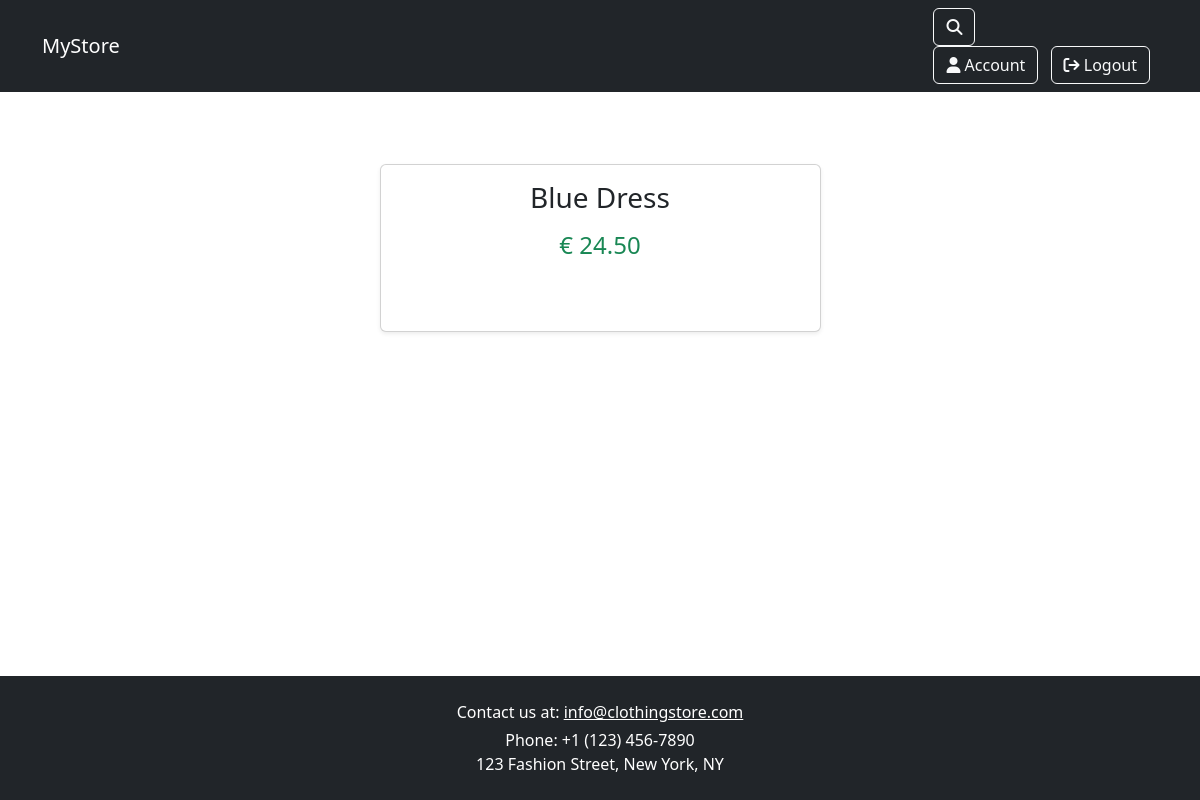
/products/product/1, run on an earlier commit of the app's database.
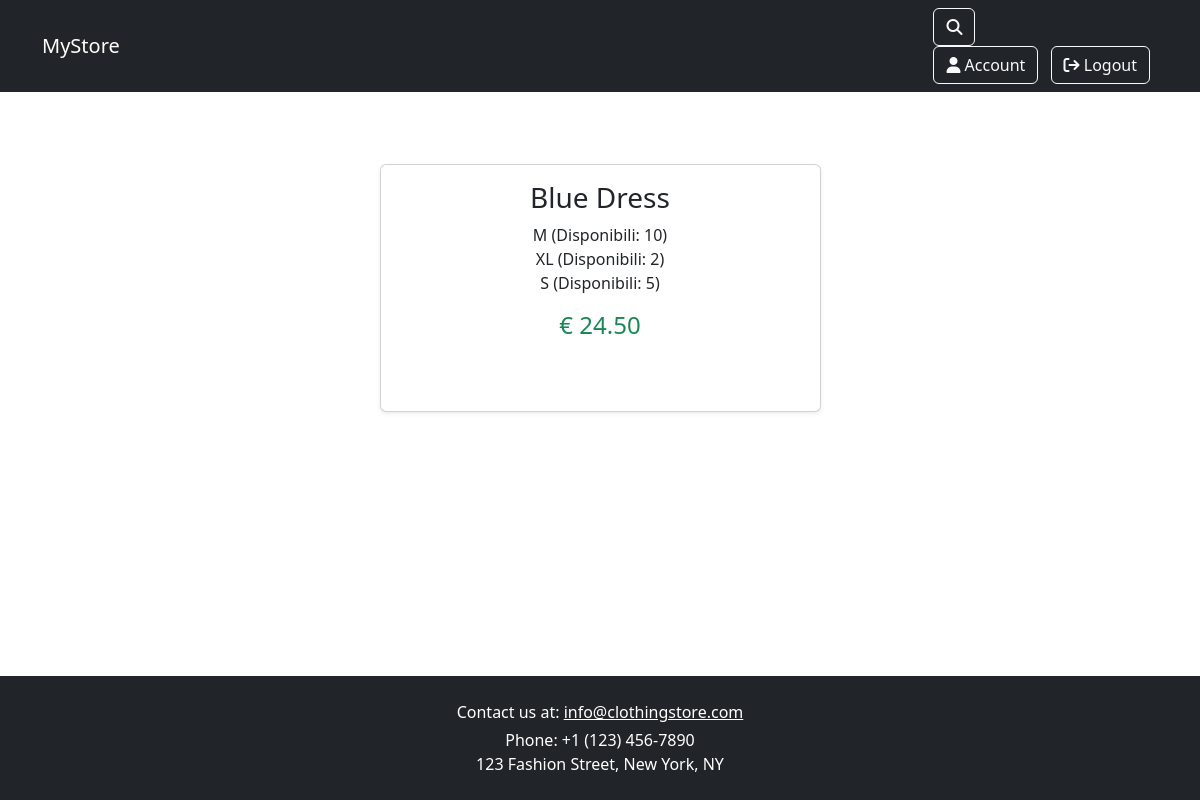
And on a later commit of the database.
### products/models.py (models this page shows, shortened)
class Product(models.Model):
    name = models.CharField(max_length=100, unique=True)
    description = models.TextField(blank=True)
    price = models.DecimalField(max_digits=10, validators=[MinValueValidator(Decimal('0.01'))],decimal_places=2)
    categories = models.ManyToManyField(Category, blank=True)
    image = CloudinaryField('image', blank=True, null=True, default='placeholder')
    class Meta:
        db_table = 'products'
        ordering = ['name']

class ProductStock(models.Model):
    product = models.ForeignKey(Product, on_delete=models.CASCADE, related_name='product')
    size = models.ForeignKey(Size, on_delete=models.CASCADE)
    stock = models.PositiveIntegerField(default=0)
    class Meta:
        unique_together = ('product', 'size')

class Size(models.Model):
    name = models.CharField(max_length=20, primary_key=True)
    description = models.TextField(max_length=280, blank=True)
    class Meta:
        db_table = "Sizes"
        ordering = ['name']

### products/views.py (the view)
# urls.py: path('product/<int:pk>', views.product, name='product'),
def product(request,pk):
    product = Product.objects.get(id=pk)
    size = ProductStock.objects.filter(product=product)
    form = AddToCartForm()
    available_sizes = [ps.size for ps in size]
    form.fields['size'].queryset = Size.objects.filter(pk__in=[size.pk for size in available_sizes])
    user = request.user
    context = {
        'product': product,
        'sizes': size,
        'form': form,
        'is_client': user.is_authenticated and user.groups.filter(name='client').exists(),
        'is_manager': user.is_authenticated and user.groups.filter(name='manager').exists(),
        'is_admin': user.is_authenticated and user.is_superuser,
    }
    return render(request, 'product.html', context)

### templates/product.html (shortened to what this page needs)
{% extends 'base.html' %}
{% load static %}
{% block content %}
    <div class="container py-5">
        <div class="row justify-content-center">
            <div class="col-md-6 col-lg-5">
                <div class="card shadow-sm">
                    <div class="card-body text-center">
                        <h3 class="card-title">{{ product.name }}</h3>
                        <ul class="list-unstyled">
                            {% for product in sizes %}
                                <li>{{ product.size.name }} (Disponibili: {{ product.stock }})</li>
                            {% endfor %}
                        </ul>
                        <h4 class="text-success mb-4">€ {{ product.price }}</h4>
                        <div class="d-flex justify-content-center gap-3 p-3">
                        </div>
                    </div>
                </div>
            </div>
        </div>
    </div>
{% endblock %}

### templates/base.html (shortened to what this page needs)
{% load static %}
<!DOCTYPE html>
<html lang="en">
<head>
    <link href="https://cdn.jsdelivr.net/npm/bootstrap@5.3.3/dist/css/bootstrap.min.css" rel="stylesheet">
    <link rel="stylesheet" href="https://cdnjs.cloudflare.com/ajax/libs/font-awesome/4.7.0/css/font-awesome.min.css">
    <link rel="stylesheet" href="https://cdnjs.cloudflare.com/ajax/libs/font-awesome/6.4.0/css/all.min.css">
    <link rel="stylesheet" href="{% static 'base_style.css' %}">
</head>
<body>
<nav class="navbar navbar-expand-lg navbar-dark bg-dark sticky-top">
    <div class="container">
        {% if user.is_authenticated %}
            <a class="navbar-brand" href="{% url 'homepage' %}">MyStore</a>
        {% else %}
            <a class="navbar-brand" href="{% url 'frontpage' %}">MyStore</a>
        {% endif %}
        {% if request.resolver_match.url_name != 'frontpage' and request.resolver_match.url_name != 'login' and request.resolver_match.url_name != 'register' %}
            <div>
                <form method="get" novalidate action="{% url 'homepage' %}" class="gap-3 d-flex align-items-center">
                    <button type="submit" class="btn btn-outline-light me-2"><i
                            class="fa-solid fa-magnifying-glass"></i>
                    </button>
                </form>
                <a href="#" class="btn btn-outline-light me-2">
                    <i class="fa fa-user"></i> Account
                </a>
                <a href="{% url 'logout' %}" class="btn btn-outline-light me-2">
                    <i class="fa fa-sign-out"></i> Logout
                </a>
            </div>
        {% endif %}
    </div>
</nav>
<main>
    <div class="container py-4">
        {% block content %}{% endblock %}
    </div>
</main>
<footer class="bg-dark text-white py-4">
    <div class="container text-center">
        <p class="mb-1">Contact us at: <a href="#" class="text-white">info@clothingstore.com</a></p>
        <p class="mb-0">Phone: +1 (123) 456-7890</p>
        <p class="mb-0">123 Fashion Street, New York, NY</p>
    </div>
</footer>
</body>
</html>

### static/css/base_style.css (style rules this page uses)
html, body { height: 100%; margin: 0; padding: 0; }
body { min-height: 100vh; display: flex; flex-direction: column; }
main { flex: 1 0 auto; }
footer { flex-shrink: 0; }

What changed in the data, as far as the page shows it:
added ProductStock: size.name "M", stock "10"
added ProductStock: size.name "XL", stock "2"
added ProductStock: size.name "S", stock "5"
